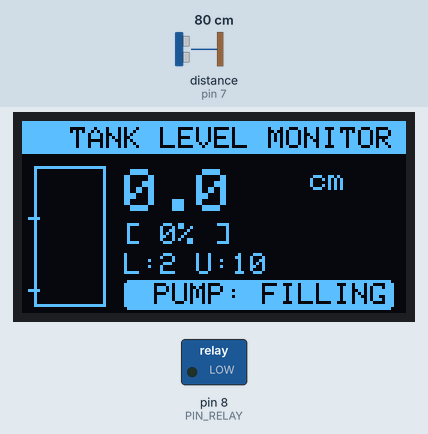
A sketch run on a simulated Arduino Uno, built with avr-gcc and run on an emulated ATmega328P. Parts: 128×64 one-colour display, switched loads named in the sketch (green lamp = pin HIGH). Wiring (inferred from the names in the program): ultrasonic range finder: trigger pin 6; echo pin 7. The test bench sets the inputs (shaded band); at power-on: distance to the obstacle (sensor on pin 7) 80 cm. The echo pulse lasts 58.3 µs per cm; pins used as bus, display or sensor lines are not drawn; what the sketch prints to the serial monitor is not drawn.

Above: at 2.7 s.
2.8 s: distance to the obstacle (sensor on pin 7) set to 18 cm
At 3.17 s:
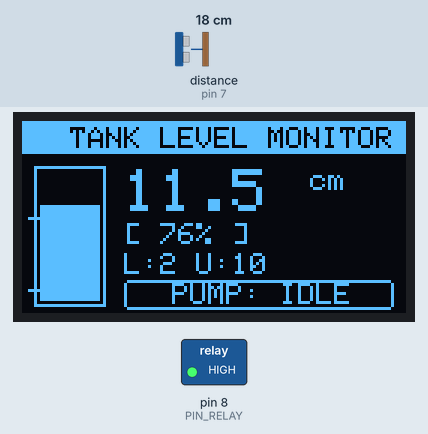
5.5 s: distance to the obstacle (sensor on pin 7) set to 7 cm
At 7.4 s:
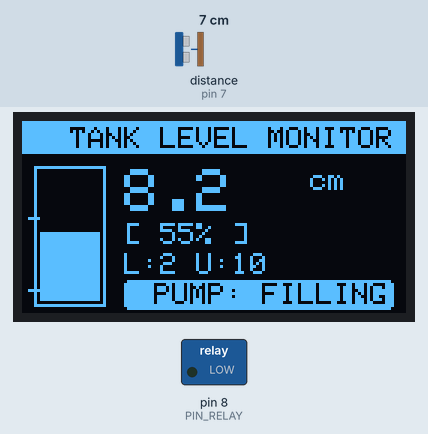
7.6 s: distance to the obstacle (sensor on pin 7) set to 4 cm
At 10.6 s:
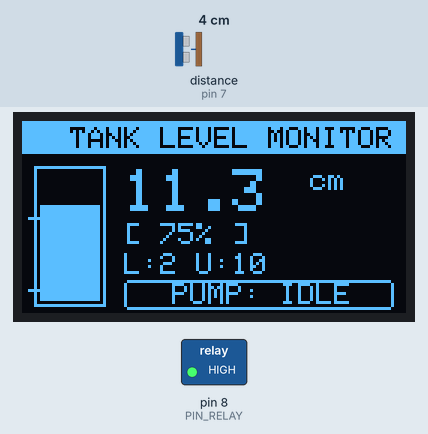
Timing chart, 0 to 12.1 s (numbered marks = the images above; inputs shaded):
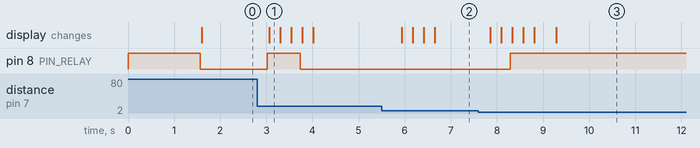

Measured:
- the behaviour switches between 6 and 5 cm on distance to the obstacle (sensor on pin 7) (found by bisection; images 2 and 3)
- after the input at 2.8 s, pin 8 (PIN_RELAY): LOW → HIGH after 0.22 s, → LOW 0.72 s later; the display: changes after 0.26 s (image 1)
- after the input at 5.5 s, the display: first changes after 0.43 s (image 2 shows a later state)
- after the input at 7.6 s, pin 8 (PIN_RELAY): LOW → HIGH after 0.69 s; the display: first changes after 0.25 s (image 3 shows a later state)

The sketch:

Ultrasonik_Arduino_Code.ino
```cpp
#include <Wire.h>
#include <Adafruit_GFX.h>
#include <Adafruit_SSD1306.h>

// ==========================================
// KONFIGURASI LAYAR OLED SSD1306 (128x64 I2C)
// ==========================================
#define SCREEN_WIDTH 128
#define SCREEN_HEIGHT 64
#define OLED_RESET -1
#define SCREEN_ADDRESS 0x3C  // Alamat I2C umum: 0x3C atau 0x3D
Adafruit_SSD1306 display(SCREEN_WIDTH, SCREEN_HEIGHT, &Wire, OLED_RESET);

// ==========================================
// KONFIGURASI PIN HARDWARE
// ==========================================
const int PIN_TRIG  = 6;
const int PIN_ECHO  = 7;
const int PIN_RELAY = 8;

// Konfigurasi Trigger Relay (Mayoritas modul relay menggunakan Active LOW)
#define RELAY_ON  LOW
#define RELAY_OFF HIGH

// ==========================================
// PARAMETER KALIBRASI TANGKI & SET POINT (cm)
// ==========================================
const float TANK_HEIGHT = 15.0; // Tinggi total tangki dari dasar ke sensor (cm)
const float LRV = 2.0;          // Lower Range Value: Pompa ON jika <= 20 cm
const float URV = 10.0;          // Upper Range Value: Pompa OFF jika >= 80 cm

// Variabel Kontrol & Data
bool pumpState = false;
float waterLevel = 0.0;
float waterPercentage = 0.0;

// Filter Moving Average untuk kestabilan pembacaan
const int NUM_READINGS = 5;
float readings[NUM_READINGS];
int readIndex = 0;
float totalReadings = 0.0;

void setup() {
  Serial.begin(115200);

  pinMode(PIN_TRIG, OUTPUT);
  pinMode(PIN_ECHO, INPUT);
  pinMode(PIN_RELAY, OUTPUT);

  // Pastikan pompa mati di awal
  digitalWrite(PIN_RELAY, RELAY_OFF);

  // Inisialisasi array filter
  for (int i = 0; i < NUM_READINGS; i++) {
    readings[i] = 0.0;
  }

  // Inisialisasi OLED
  if (!display.begin(SSD1306_SWITCHCAPVCC, SCREEN_ADDRESS)) {
    Serial.println(F("[ERROR] OLED SSD1306 tidak terdeteksi! Periksa wiring I2C."));
    while (true); // Berhenti jika OLED gagal
  }

  // Tampilan Splash Screen Awal
  display.clearDisplay();
  display.setTextSize(1);
  display.setTextColor(SSD1306_WHITE);
  display.setCursor(18, 15);
  display.println(F("WATER LEVEL SYSTEM"));
  display.setCursor(26, 32);
  display.println(F("SRF05 + OLED"));
  display.drawRect(14, 48, 100, 8, SSD1306_WHITE);
  display.fillRect(16, 50, 40, 4, SSD1306_WHITE);
  display.display();
  delay(1500);
}

void loop() {
  // 1. Baca Jarak dari Sensor SRF05
  float rawDistance = readUltrasonicSRF05();

  // Validasi nilai pembacaan
  if (rawDistance > 0 && rawDistance <= TANK_HEIGHT + 10.0) {
    // 2. Haluskan data dengan Moving Average
    totalReadings -= readings[readIndex];
    readings[readIndex] = rawDistance;
    totalReadings += readings[readIndex];
    readIndex = (readIndex + 1) % NUM_READINGS;
    float smoothDistance = totalReadings / NUM_READINGS;

    // 3. Hitung Ketinggian & Persentase Air
    waterLevel = TANK_HEIGHT - smoothDistance;
    if (waterLevel < 0.0) waterLevel = 0.0;
    if (waterLevel > TANK_HEIGHT) waterLevel = TANK_HEIGHT;

    waterPercentage = (waterLevel / TANK_HEIGHT) * 100.0;
  }

  // 4. Logika Kontrol Pompa (Hysteresis)
  if (waterLevel <= LRV) {
    pumpState = true;   // Nyalakan pompa jika di bawah/sama dengan batas bawah
  } else if (waterLevel >= URV) {
    pumpState = false;  // Matikan pompa jika mencapai/melebihi batas atas
  }
  // Di antara LRV dan URV, status pompa tetap mengikuti kondisi terakhir

  digitalWrite(PIN_RELAY, pumpState ? RELAY_ON : RELAY_OFF);

  // 5. Update Antarmuka Layar OLED
  drawOLEDUI();

  // 6. Kirim Data ke Serial Monitor & Arduino IDE Serial Plotter
  sendDashboardSerial();

  delay(200); // Sampling rate ~5 Hz
}

// ==========================================
// FUNGSI MEMBACA SENSOR ULTRASONIK SRF05
// ==========================================
float readUltrasonicSRF05() {
  digitalWrite(PIN_TRIG, LOW);
  delayMicroseconds(2);
  digitalWrite(PIN_TRIG, HIGH);
  delayMicroseconds(10);
  digitalWrite(PIN_TRIG, LOW);

  // Timeout 30000 us (~5 meter jarak pantul maks)
  long duration = pulseIn(PIN_ECHO, HIGH, 30000);
  if (duration == 0) return -1.0;

  // Rumus kecepatan suara: 0.0343 cm/us dibagi 2 (pulang-pergi)
  return (duration * 0.0343) / 2.0;
}

// ==========================================
// TAMPILAN MONITORING ATRAKTIF PADA OLED
// ==========================================
void drawOLEDUI() {
  display.clearDisplay();

  // --- Header Bar ---
  display.fillRect(0, 0, 128, 11, SSD1306_WHITE);
  display.setTextColor(SSD1306_BLACK, SSD1306_WHITE);
  display.setTextSize(1);
  display.setCursor(16, 2);
  display.print(F("TANK LEVEL MONITOR"));

  // --- Indikator Tangki Air Visual (Sebelah Kiri) ---
  // Bingkai luar tangki
  display.drawRect(4, 15, 24, 47, SSD1306_WHITE);
  // Indikator garis URV & LRV pada tangki
  int lrvPixelY = 15 + (47 - (int)((LRV / TANK_HEIGHT) * 45));
  int urvPixelY = 15 + (47 - (int)((URV / TANK_HEIGHT) * 45));
  display.drawFastHLine(2, lrvPixelY, 4, SSD1306_WHITE); // Penanda LRV
  display.drawFastHLine(2, urvPixelY, 4, SSD1306_WHITE); // Penanda URV

  // Isi tangki sesuai level air riil
  int fillHeight = (int)((waterLevel / TANK_HEIGHT) * 43.0);
  if (fillHeight > 0) {
    display.fillRect(6, 15 + 45 - fillHeight, 20, fillHeight, SSD1306_WHITE);
  }

  // --- Data Numerik & Status (Sebelah Kanan) ---
  display.setTextColor(SSD1306_WHITE);

  // Nilai Level (Ukuran Besar)
  display.setTextSize(2);
  display.setCursor(34, 16);
  display.print(waterLevel, 1);
  display.setTextSize(1);
  display.setCursor(96, 16);
  display.print(F("cm"));

  // Persentase (%) & Info Set Point
  display.setCursor(34, 34);
  display.print(F("[ "));
  display.print(waterPercentage, 0);
  display.print(F("% ]"));

  display.setCursor(34, 44);
  display.print(F("L:"));
  display.print((int)LRV);
  display.print(F(" U:"));
  display.print((int)URV);

  // Status Badge Pompa
  if (pumpState) {
    display.fillRoundRect(34, 53, 90, 10, 2, SSD1306_WHITE);
    display.setTextColor(SSD1306_BLACK, SSD1306_WHITE);
    display.setCursor(44, 54);
    display.print(F("PUMP: FILLING"));
  } else {
    display.drawRoundRect(34, 53, 90, 10, 2, SSD1306_WHITE);
    display.setTextColor(SSD1306_WHITE);
    display.setCursor(50, 54);
    display.print(F("PUMP: IDLE"));
  }

  display.display();
}

// ==========================================
// MONITORING DASHBOARD DI ARDUINO IDE
// ==========================================
void sendDashboardSerial() {
  // Format standar multi-label untuk "Arduino IDE Serial Plotter"
  // Format: "Label1:Nilai1,Label2:Nilai2,..."
  Serial.print(F("Level_cm:"));
  Serial.print(waterLevel, 2);
  Serial.print(F(","));
  Serial.print(F("LRV_Setpoint:"));
  Serial.print(LRV);
  Serial.print(F(","));
  Serial.print(F("URV_Setpoint:"));
  Serial.print(URV);
  Serial.print(F(","));
  Serial.print(F("Pompa_Aktif:"));
  Serial.println(pumpState ? 100 : 0); // Diplot 100 saat ON, 0 saat OFF
}
```
